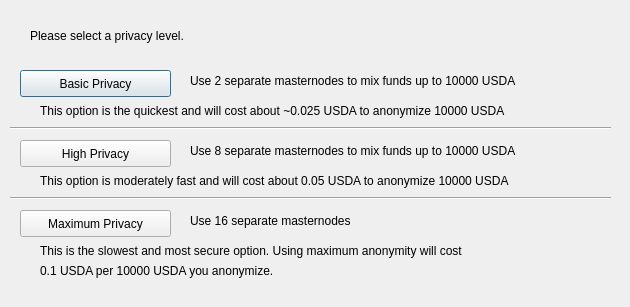
<?xml version="1.0" encoding="UTF-8"?>
<ui version="4.0">
 <class>ObfuscationConfig</class>
 <widget class="QDialog" name="ObfuscationConfig">
  <property name="geometry">
   <rect>
    <x>0</x>
    <y>0</y>
    <width>630</width>
    <height>307</height>
   </rect>
  </property>
  <property name="windowTitle">
   <string>Configure Obfuscation</string>
  </property>
  <widget class="QPushButton" name="buttonBasic">
   <property name="geometry">
    <rect>
     <x>20</x>
     <y>70</y>
     <width>151</width>
     <height>27</height>
    </rect>
   </property>
   <property name="text">
    <string>Basic Privacy</string>
   </property>
  </widget>
  <widget class="QPushButton" name="buttonHigh">
   <property name="geometry">
    <rect>
     <x>20</x>
     <y>140</y>
     <width>151</width>
     <height>27</height>
    </rect>
   </property>
   <property name="text">
    <string>High Privacy</string>
   </property>
  </widget>
  <widget class="QPushButton" name="buttonMax">
   <property name="geometry">
    <rect>
     <x>20</x>
     <y>210</y>
     <width>151</width>
     <height>27</height>
    </rect>
   </property>
   <property name="text">
    <string>Maximum Privacy</string>
   </property>
  </widget>
  <widget class="QLabel" name="label">
   <property name="geometry">
    <rect>
     <x>30</x>
     <y>20</y>
     <width>571</width>
     <height>31</height>
    </rect>
   </property>
   <property name="text">
    <string>Please select a privacy level.</string>
   </property>
  </widget>
  <widget class="QLabel" name="label_2">
   <property name="geometry">
    <rect>
     <x>190</x>
     <y>70</y>
     <width>421</width>
     <height>21</height>
    </rect>
   </property>
   <property name="text">
    <string>Use 2 separate masternodes to mix funds up to 10000 USDA</string>
   </property>
  </widget>
  <widget class="QLabel" name="label_3">
   <property name="geometry">
    <rect>
     <x>190</x>
     <y>140</y>
     <width>411</width>
     <height>21</height>
    </rect>
   </property>
   <property name="text">
    <string>Use 8 separate masternodes to mix funds up to 10000 USDA</string>
   </property>
  </widget>
  <widget class="QLabel" name="label_4">
   <property name="geometry">
    <rect>
     <x>190</x>
     <y>210</y>
     <width>421</width>
     <height>21</height>
    </rect>
   </property>
   <property name="text">
    <string>Use 16 separate masternodes</string>
   </property>
  </widget>
  <widget class="QLabel" name="label_6">
   <property name="geometry">
    <rect>
     <x>40</x>
     <y>100</y>
     <width>561</width>
     <height>21</height>
    </rect>
   </property>
   <property name="text">
    <string>This option is the quickest and will cost about ~0.025 USDA to anonymize 10000 USDA</string>
   </property>
  </widget>
  <widget class="QLabel" name="label_7">
   <property name="geometry">
    <rect>
     <x>40</x>
     <y>170</y>
     <width>561</width>
     <height>21</height>
    </rect>
   </property>
   <property name="text">
    <string>This option is moderately fast and will cost about 0.05 USDA to anonymize 10000 USDA</string>
   </property>
  </widget>
  <widget class="QLabel" name="label_8">
   <property name="geometry">
    <rect>
     <x>40</x>
     <y>240</y>
     <width>561</width>
     <height>21</height>
    </rect>
   </property>
   <property name="text">
    <string>This is the slowest and most secure option. Using maximum anonymity will cost</string>
   </property>
  </widget>
  <widget class="QLabel" name="label_9">
   <property name="geometry">
    <rect>
     <x>40</x>
     <y>260</y>
     <width>561</width>
     <height>21</height>
    </rect>
   </property>
   <property name="text">
    <string>0.1 USDA per 10000 USDA you anonymize.</string>
   </property>
  </widget>
  <widget class="Line" name="line">
   <property name="geometry">
    <rect>
     <x>10</x>
     <y>120</y>
     <width>601</width>
     <height>16</height>
    </rect>
   </property>
   <property name="orientation">
    <enum>Qt::Horizontal</enum>
   </property>
  </widget>
  <widget class="Line" name="line_2">
   <property name="geometry">
    <rect>
     <x>10</x>
     <y>190</y>
     <width>601</width>
     <height>16</height>
    </rect>
   </property>
   <property name="orientation">
    <enum>Qt::Horizontal</enum>
   </property>
  </widget>
 </widget>
 <resources/>
 <connections/>
</ui>
